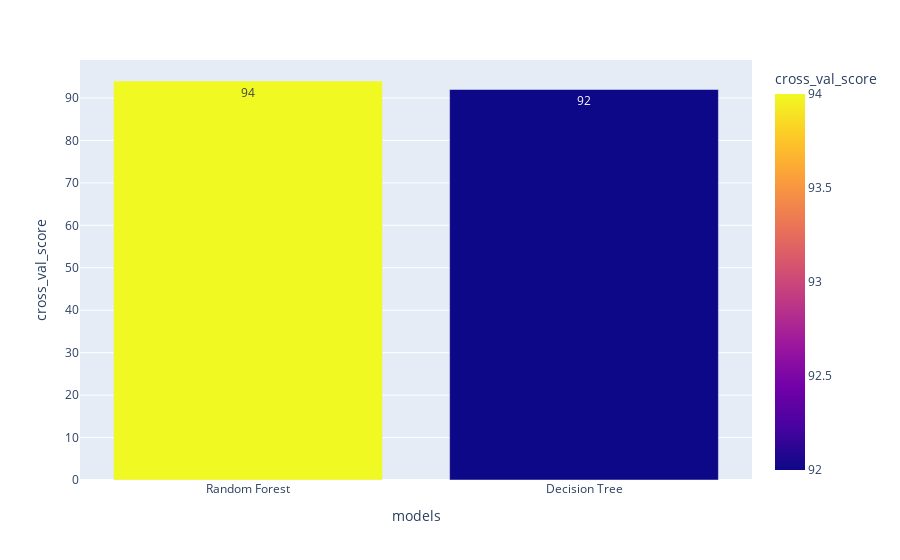

The notebook cell saved with this chart:
### Code cell
px.bar(cross_val_models,x='models',y='cross_val_score',color='cross_val_score',text='cross_val_score')

### Figure 1 — Plotly figure (JSON) as saved in the notebook; plotly's stock layout.template omitted (floating-point values rounded to 4 significant figures)
{"data": [{"alignmentgroup": "True", "hovertemplate": "models=%{x}<br>cross_val_score=%{marker.color}<extra></extra>", "legendgroup": "", "marker": {"color": [94, 92], "coloraxis": "coloraxis", "pattern": {"shape": ""}}, "name": "", "offsetgroup": "", "orientation": "v", "showlegend": false, "text": [94, 92], "textposition": "auto", "type": "bar", "x": ["Random Forest", "Decision Tree"], "xaxis": "x", "y": [94, 92], "yaxis": "y"}], "layout": {"autosize": true, "barmode": "relative", "coloraxis": {"colorbar": {"title": {"text": "cross_val_score"}}, "colorscale": [[0, "#0d0887"], [0.1111, "#46039f"], [0.2222, "#7201a8"], [0.3333, "#9c179e"], [0.4444, "#bd3786"], [0.5556, "#d8576b"], [0.6667, "#ed7953"], [0.7778, "#fb9f3a"], [0.8889, "#fdca26"], [1, "#f0f921"]]}, "legend": {"tracegroupgap": 0}, "margin": {"t": 60}, "xaxis": {"anchor": "y", "autorange": true, "domain": [0, 1], "range": [-0.5, 1.5], "title": {"text": "models"}, "type": "category"}, "yaxis": {"anchor": "x", "autorange": true, "domain": [0, 1], "range": [0, 98.95], "title": {"text": "cross_val_score"}, "type": "linear"}}}
